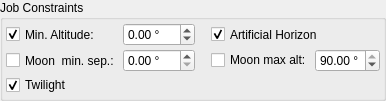
      <widget class="QGroupBox" name="contraintsGroup">
       <property name="sizePolicy">
        <sizepolicy hsizetype="Preferred" vsizetype="MinimumExpanding">
         <horstretch>0</horstretch>
         <verstretch>0</verstretch>
        </sizepolicy>
       </property>
       <property name="title">
        <string>Job Constraints</string>
       </property>
       <layout class="QGridLayout" name="gridLayout_3">
        <property name="leftMargin">
         <number>3</number>
        </property>
        <property name="topMargin">
         <number>3</number>
        </property>
        <property name="rightMargin">
         <number>3</number>
        </property>
        <property name="bottomMargin">
         <number>3</number>
        </property>
        <property name="spacing">
         <number>3</number>
        </property>
        <item row="0" column="0">
         <widget class="QCheckBox" name="schedulerAltitude">
          <property name="sizePolicy">
           <sizepolicy hsizetype="Preferred" vsizetype="Preferred">
            <horstretch>0</horstretch>
            <verstretch>0</verstretch>
           </sizepolicy>
          </property>
          <property name="toolTip">
           <string>The object's altitude must remain equal or higher than the given value.</string>
          </property>
          <property name="text">
           <string>Min. Altitude: </string>
          </property>
          <property name="checked">
           <bool>true</bool>
          </property>
          <attribute name="buttonGroup">
           <string notr="true">constraintButtonGroup</string>
          </attribute>
         </widget>
        </item>
        <item row="0" column="1">
         <widget class="QDoubleSpinBox" name="schedulerAltitudeValue">
          <property name="sizePolicy">
           <sizepolicy hsizetype="Preferred" vsizetype="Preferred">
            <horstretch>0</horstretch>
            <verstretch>0</verstretch>
           </sizepolicy>
          </property>
          <property name="suffix">
           <string> °</string>
          </property>
          <property name="minimum">
           <double>-15.000000000000000</double>
          </property>
          <property name="maximum">
           <double>89.900000000000006</double>
          </property>
         </widget>
        </item>
        <item row="0" column="3" colspan="2">
         <widget class="QCheckBox" name="schedulerHorizon">
          <property name="sizePolicy">
           <sizepolicy hsizetype="Preferred" vsizetype="Preferred">
            <horstretch>0</horstretch>
            <verstretch>0</verstretch>
           </sizepolicy>
          </property>
          <property name="toolTip">
           <string>&lt;html&gt;&lt;body&gt;&lt;p&gt;The artificial horizon restriction constrains the altitude of the target to be above the artificial horizon, if any are defined and enabled. See the artificial horizon item in the KStars Settings menu.&lt;/p&gt;&lt;/body&gt;&lt;/html&gt;</string>
          </property>
          <property name="text">
           <string>Artificial Horizon</string>
          </property>
          <property name="checked">
           <bool>true</bool>
          </property>
          <attribute name="buttonGroup">
           <string notr="true">constraintButtonGroup</string>
          </attribute>
         </widget>
        </item>
        <item row="1" column="0">
         <widget class="QCheckBox" name="schedulerMoonSeparation">
          <property name="sizePolicy">
           <sizepolicy hsizetype="Preferred" vsizetype="Preferred">
            <horstretch>0</horstretch>
            <verstretch>0</verstretch>
           </sizepolicy>
          </property>
          <property name="toolTip">
           <string>&lt;html&gt;&lt;head/&gt;&lt;body&gt;&lt;p&gt;The target must be at least this far from the moon.&lt;/p&gt;&lt;/body&gt;&lt;/html&gt;</string>
          </property>
          <property name="text">
           <string>Moon  min. sep.:</string>
          </property>
          <attribute name="buttonGroup">
           <string notr="true">constraintButtonGroup</string>
          </attribute>
         </widget>
        </item>
        <item row="1" column="1">
         <widget class="QDoubleSpinBox" name="schedulerMoonSeparationValue">
          <property name="sizePolicy">
           <sizepolicy hsizetype="Preferred" vsizetype="Preferred">
            <horstretch>0</horstretch>
            <verstretch>0</verstretch>
           </sizepolicy>
          </property>
          <property name="toolTip">
           <string>&lt;html&gt;&lt;head/&gt;&lt;body&gt;&lt;p&gt;The target must be at least this far from the moon.&lt;/p&gt;&lt;/body&gt;&lt;/html&gt;</string>
          </property>
          <property name="suffix">
           <string> °</string>
          </property>
          <property name="maximum">
           <double>180.000000000000000</double>
          </property>
          <property name="singleStep">
           <double>10.000000000000000</double>
          </property>
         </widget>
        </item>
        <item row="1" column="2">
         <spacer name="horizontalSpacer_5">
          <property name="orientation">
           <enum>Qt::Orientation::Horizontal</enum>
          </property>
          <property name="sizeType">
           <enum>QSizePolicy::Policy::Fixed</enum>
          </property>
          <property name="sizeHint" stdset="0">
           <size>
            <width>13</width>
            <height>20</height>
           </size>
          </property>
         </spacer>
        </item>
        <item row="1" column="3">
         <widget class="QCheckBox" name="schedulerMoonAltitude">
          <property name="toolTip">
           <string>&lt;html&gt;&lt;head/&gt;&lt;body&gt;&lt;p&gt;The moon must be lower than this altitude.&lt;/p&gt;&lt;/body&gt;&lt;/html&gt;</string>
          </property>
          <property name="text">
           <string>Moon max alt:</string>
          </property>
         </widget>
        </item>
        <item row="1" column="4">
         <widget class="QDoubleSpinBox" name="schedulerMoonAltitudeMaxValue">
          <property name="toolTip">
           <string>&lt;html&gt;&lt;head/&gt;&lt;body&gt;&lt;p&gt;The moon must be lower than this altitude.&lt;/p&gt;&lt;/body&gt;&lt;/html&gt;</string>
          </property>
          <property name="suffix">
           <string> °</string>
          </property>
          <property name="decimals">
           <number>2</number>
          </property>
          <property name="maximum">
           <double>90.000000000000000</double>
          </property>
          <property name="value">
           <double>90.000000000000000</double>
          </property>
         </widget>
        </item>
        <item row="2" column="0">
         <widget class="QCheckBox" name="schedulerTwilight">
          <property name="sizePolicy">
           <sizepolicy hsizetype="Preferred" vsizetype="Preferred">
            <horstretch>0</horstretch>
            <verstretch>0</verstretch>
           </sizepolicy>
          </property>
          <property name="toolTip">
           <string>&lt;html&gt;&lt;body&gt;&lt;p&gt;The twilight restriction constrains jobs to execute in astronomical darkness. Use the dusk and dawn offsets in the Ekos Scheduler options to adjust the interval.&lt;/p&gt;&lt;/body&gt;&lt;/html&gt;</string>
          </property>
          <property name="text">
           <string>Twilight</string>
          </property>
          <property name="checked">
           <bool>true</bool>
          </property>
          <attribute name="buttonGroup">
           <string notr="true">constraintButtonGroup</string>
          </attribute>
         </widget>
        </item>
        <item row="2" column="1">
         <widget class="QLabel" name="nightTime">
          <property name="toolTip">
           <string>&lt;html&gt;&lt;head/&gt;&lt;body&gt;&lt;p&gt;Astronomical dawn and dusk for the Scheduler job currently selected, or for today if no job is selected.&lt;/p&gt;&lt;p&gt;- The first value is &lt;span style=" font-weight:600;"&gt;dusk&lt;/span&gt;, specifically the next local time the Sun sets below an altitude of -18° after the job starts.&lt;/p&gt;&lt;p&gt;- The second value is &lt;span style=" font-weight:600;"&gt;dawn&lt;/span&gt;, specifically the next local time the Sun rises higher than an altitude of -18° after the job starts.&lt;/p&gt;&lt;p&gt;A warning symbol indicates the Sun will not travel below the astronomical dusk boundary after the job starts, and that dawn and dusk times are calculated from its minimal altitude. In that situation, the Twilight restriction prevents job execution unless the Ekos Dawn Offset and Dusk Offset options are configured appropriately.&lt;/p&gt;&lt;p&gt;Note that the Ekos Pre-Dawn Offset option virtually advances dawn by a default of 30 minutes and will thus prevent a job from starting just before that moment.&lt;/p&gt;&lt;/body&gt;&lt;/html&gt;</string>
          </property>
          <property name="text">
           <string />
          </property>
          <property name="alignment">
           <set>Qt::AlignmentFlag::AlignCenter</set>
          </property>
         </widget>
        </item>
        <item row="2" column="3" colspan="2">
         <widget class="QLabel" name="weatherLabel">
          <property name="text">
           <string />
          </property>
          <property name="alignment">
           <set>Qt::AlignmentFlag::AlignCenter</set>
          </property>
         </widget>
        </item>
       </layout>
      </widget>
